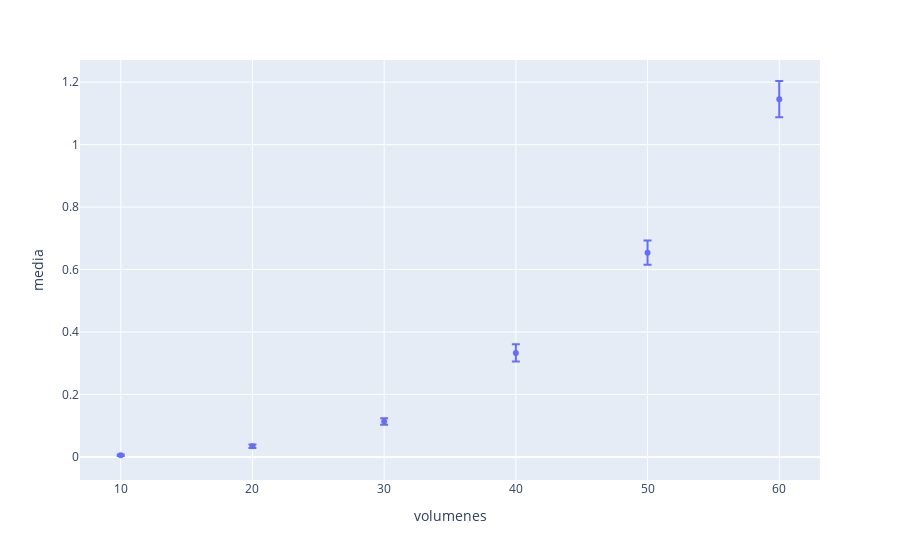

The notebook cell this image was saved under:
### Code cell
fig = px.scatter(mesh_julia, x="volumenes", y=" media",
                 error_y=" desviacion_estandar")
fig.show()

### Figure 1 — Plotly figure (JSON) as saved in the notebook; plotly's stock layout.template omitted (floating-point values rounded to 4 significant figures)
{"data": [{"error_y": {"array": [0.002244, 0.00554, 0.01021, 0.02736, 0.03875, 0.05815]}, "hovertemplate": "volumenes=%{x}<br> media=%{y}<extra></extra>", "legendgroup": "", "marker": {"color": "#636efa", "symbol": "circle"}, "mode": "markers", "name": "", "orientation": "v", "showlegend": false, "type": "scatter", "x": [10, 20, 30, 40, 50, 60], "xaxis": "x", "y": [0.005388, 0.0339, 0.1134, 0.3331, 0.654, 1.146], "yaxis": "y"}], "layout": {"legend": {"tracegroupgap": 0}, "margin": {"t": 60}, "xaxis": {"anchor": "y", "domain": [0, 1], "title": {"text": "volumenes"}}, "yaxis": {"anchor": "x", "domain": [0, 1], "title": {"text": " media"}}}}
